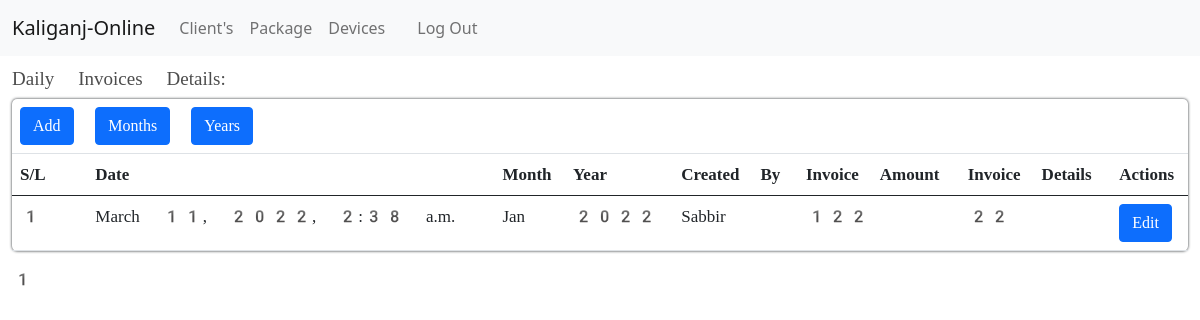
The page /account/daily_invoice/ on the database its author committed.
### apps/core/models.py (models this page shows, shortened)
class Isp_info(models.Model):
    name = models.CharField(max_length=200)
    address = models.CharField(max_length=200)
    phone = models.CharField(max_length=200)
    email = models.EmailField(max_length=200)
    website = models.URLField(max_length=200)

### apps/account/models.py (models this page shows, shortened)
class Daily_Invoice(models.Model):
    Staffs_details = models.ForeignKey(Staffs, on_delete=models.CASCADE)
    date = models.DateTimeField(auto_now_add=True)
    month = models.ForeignKey(Month, on_delete=models.CASCADE)
    year = models.ForeignKey(Year, on_delete=models.CASCADE)
    invoice_amount = models.IntegerField()
    invoice_details = models.CharField(max_length=500)

class Month(models.Model):
    month_name = models.CharField(max_length=20)
    active = models.BooleanField(default=False)
    def __str__(self):
        return self.month_name

class Year(models.Model):
    year_name = models.CharField(max_length=20)
    active = models.BooleanField(default=False)
    def __str__(self):
        return self.year_name

### apps/users/models.py (models this page shows, shortened)
class Staffs(models.Model):
    choice_status = (('Active', 'Active'), ('Inactive', 'Inactive'))
    stafftype = (('Owner', 'Owner'),
                 ('Accountant', 'Accountant'),
                 ('Server Team', 'Server Team'),
                 ('Fiber Team', 'Fiber Team'),
                 ('Support Team', 'Support Team'),
                 ('Sales Team', 'Sales Team'))
    user = models.OneToOneField(User, on_delete=models.CASCADE)
    staffs_Id = models.ForeignKey(
        Staff_Id, on_delete=models.CASCADE, null=True, blank=True)
    address = models.CharField(max_length=245)
    salary = models.FloatField(default=0)
    stafftype = models.CharField(max_length=245, choices=stafftype)
    status = models.CharField(max_length=245, choices=choice_status)

class User(AbstractBaseUser):
    genders = (
        ('Male', 'Male'),
        ('Female', 'Female'),
        ('Others', 'Others'),
    )
    first_name = models.CharField(max_length=245)
    last_name = models.CharField(max_length=245)
    gender = models.CharField(max_length=245, choices=genders)
    email = models.EmailField(max_length=245, unique=True)
    phone = models.CharField(max_length=13, unique=True)
    nid = models.CharField(max_length=13, unique=True)
    timestamp = models.DateTimeField(auto_now_add=True)
    is_active = models.BooleanField(default=True)
    client = models.BooleanField(default=True)
    reseller = models.BooleanField(default=False)
    owner = models.BooleanField(default=False)
    worker = models.BooleanField(default=False)
    staff = models.BooleanField(default=False)
    admin = models.BooleanField(default=False)
    USERNAME_FIELD = 'email'
    REQUIRED_FIELDS = []
    object = UserManager()

### apps/account/views.py (the view)
# urls.py: path('daily_invoice/', views.dailyInvoiceShowing, name='daily-invoice'),
def dailyInvoiceShowing(request):
    isp_info = Isp_info.objects.filter(id=1).first()
    invoice = Daily_Invoice.objects.all().order_by('-id')
    p = Paginator(invoice, 50)
    n = request.GET.get('p')
    invoices = p.get_page(n)
    context = {'isp_info': isp_info, 'invoices': invoices}
    return render(request, 'core/invoice/dailyinvoices.html', context)

### apps/account/templates/core/invoice/dailyinvoices.html (shortened to what this page needs)
{% extends 'core/account/account_dashboard.html' %}
{% block content %}
<section>
    <div class="container-fluid">
        <div class="base-title">
            <h3>Daily Invoices Details:</h3>
        </div>
        <div class="fiber-details-wrappers">
            <table class="table  table-hover">
                <thead>
                    <tr>
                        <td scope="col"><a class="btn btn-primary" href="{% url 'daily-add' %}">Add</a></td>
                        <td colspan="7"><a class="btn btn-primary" href="{% url 'month-list' %}">Months</a>
                            <a class="btn btn-primary" href="{% url 'year-list' %}">Years</a></td>
                    </tr>
                    <tr>
                        <th scope="col">S/L</th>
                        <th scope="col">Date</th>
                        <th scope="col">Month</th>
                        <th scope="col">Year</th>
                        <th scope="col">Created By</th>
                        <th scope="col">Invoice Amount</th>
                        <th scope="col">Invoice Details</th>
                        <th scope="col">Actions</th>
                    </tr>
                </thead>
                <tbody>
                    {% for i in invoices %}
                    <tr>
                        <th scope="row">{{forloop.counter}}</th>
                        <td>{{i.date}}</td>
                        <td>{{i.month}}</td>
                        <td>{{i.year}}</td>
                        <td>{{i.Staffs_details.user.first_name}}</td>
                        <td>{{i.invoice_amount}}</td>
                        <td>{{i.invoice_details}}</td>
                        <td>
                            <a class="btn btn-primary ml-1" href="{% url 'daily-edit' i.id %}">Edit</a>
                        </td>
                    </tr>
                    {% endfor %}
                </tbody>
            </table>
            {{invoices.number}}
        </div>
    </div>
</section>
{% endblock %}

### apps/core/templates/core/base.html (shortened to what this page needs)
{% load static %}
<!DOCTYPE html>
<html lang="en">
<head>
  <link href="https://cdn.jsdelivr.net/npm/bootstrap@5.0.2/dist/css/bootstrap.min.css" rel="stylesheet">
  <link rel="stylesheet" href="{% static 'core/main.css' %}">
</head>
<body>
  <nav class="navbar navbar-expand-lg navbar-light bg-light">
    <div class="container-fluid">
      <a class="navbar-brand" href="{% url 'inside' %}">{{isp_info.name}}</a>
      <div class="collapse navbar-collapse" id="navbarNav">
        <ul class="navbar-nav">
          {% block navbar %}
          <li class="nav-item">
            <a class="nav-link" href="{% url 'client-show' %}">Client's</a>
          </li>
          <li class="nav-item">
            <a class="nav-link" href="{% url 'package-show' %}">Package</a>
          </li>
          <li class="nav-item">
            <a class="nav-link" href="{% url 'devicesInfo' %}">Devices</a>
          </li>
          {% endblock navbar %}
          <li class="nav-item">
            <a class="nav-link" href="{% url 'user_dashboard' %}">{{request.user.first_name}}</a>
          </li>
          <li class="nav-item">
            <a class="nav-link" href="{% url 'client_logout' %}">Log Out</a>
          </li>
        </ul>
      </div>
    </div>
  </nav>
  {% block content %}{% endblock content %}
</body>
</html>

### static/core/main.css (style rules this page uses)
.base-title h3 { font-size: 19px; margin-top: 1%; font-weight: 500; font-family: emoji; color: #000000b3; }
.fiber-details-wrappers { font-family: emoji; font-size: 17px; }
table { box-shadow: 0px 0px 3px 0px; border-radius: 5px; padding: 1%; }

### rows shown on the page
Isp_info: name "Kaliganj-Online"
Daily_Invoice: date "March 11, 2022, 2:38 a.m.", month "Jan", year "2022", Staffs_details.user.first_name "Sabbir", invoice_amount "122", invoice_details "22"

### other values the page prints
{{ invoices.number }} "1"
